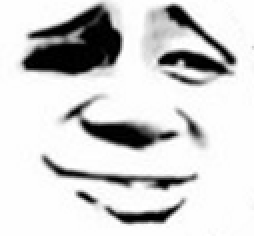
#> input picture ml-on-py-examples/examp-2/resources/face/jgz/awkward.png, 127 x 118 px (shown 2 times larger)
$ python opencv_rotate_test.py --image resources/face/jgz/awkward.png   (older library calls are emulated)
#> lines starting #> are read from the running program, lines starting #| are printed output that depends on the picture; after the words box and inside, x2 and y2 are one past the last pixel; in counts of white or black regions, pixels touching at a corner belong together; long printed decimals are rounded
# -*- coding:utf-8 -*-
#__author__ = 'akers'
# 测试OpenCv图像处理
import argparse
import imutils
import cv2
import numpy
import random
import PIL

import operators.image

# construct the argument parse and parse the arguments
ap = argparse.ArgumentParser()
ap.add_argument("-i", "--image", required=True,
    help="path to the input image")
args = vars(ap.parse_args())

# load the image, convert it to grayscale, blur it slightly,
# and threshold it
image = cv2.imread(args["image"])
#> image is the input picture: shape (118, 127, 3); min 0, max 255, mean 209.8
# 去色，转换成灰度图
gray = cv2.cvtColor(image, cv2.COLOR_BGR2GRAY)

# cv2.imshow("gray", gray)

# cv2.waitKey(0)
# cv2.destroyAllWindows()

# 使用findContours进行轮廓查找
# mode:
#   RETR_EXTERNAL retrieves only the extreme outer contours. It sets hierarchy[i][2]=hierarchy[i][3]=-1 for all the contours.
#   RETR_LIST retrieves all of the contours without establishing any hierarchical relationships.
#   RETR_CCOMP retrieves all of the contours and organizes them into a two-level hierarchy. At the top level, there are external boundaries of the components. At the second level, there are boundaries of the holes. If there is another contour inside a hole of a connected component, it is still put at the top level.
#   RETR_TREE retrieves all of the contours and reconstructs a full hierarchy of nested contours. This full hierarchy is built and shown in the OpenCV contours.c demo.
# method:
#   CV_CHAIN_APPROX_NONE stores absolutely all the contour points. That is, any 2 subsequent points (x1,y1) and (x2,y2) of the contour will be either horizontal, vertical or diagonal neighbors, that is, max(abs(x1-x2),abs(y2-y1))==1.
#   CV_CHAIN_APPROX_SIMPLE compresses horizontal, vertical, and diagonal segments and leaves only their end points. For example, an up-right rectangular contour is encoded with 4 points.
#   CV_CHAIN_APPROX_TC89_L1,CV_CHAIN_APPROX_TC89_KCOS applies one of the flavors of the Teh-Chin chain approximation algorithm. See [TehChin89] for details.
# cnts = cv2.findContours(gray.copy(), cv2.RETR_EXTERNAL, cv2.CHAIN_APPROX_SIMPLE)
# findContours返回一个元组，其第二个成员为轮廓列表
# cnts = cnts[0] if imutils.is_cv2() else cnts[1]

# 画出每条轮廓线
# 轮廓线颜色库，色彩模式是BGR...
# for i,c in enumerate(cnts):
#     cv2.drawContours(image, [c], -1, (0, 255, 0), 1)
#     cv2.imshow("Image", image)
#     cv2.waitKey(0)
# 上面的分析得出一个结论他检测到的轮廓都是图像的大白边，那怎么办呢
# 分成两步
# 1. 把熊猫抠下来
# 2. 对抠下来的熊猫进行轮廓查找

# 为了抠出整个熊猫，先把图片反色：
def inverse_color(image):

    height,width = image.shape
#> height = 118; width = 127
    img2 = image.copy()

    for i in range(height):
        for j in range(width):
            img2[i,j] = (255-image[i,j])
    return img2

inverse_gray = inverse_color(gray)
# [17 lines of commented-out code are left out]
thresh = cv2.threshold(inverse_gray, 0, 255,cv2.THRESH_BINARY+cv2.THRESH_OTSU)[1]
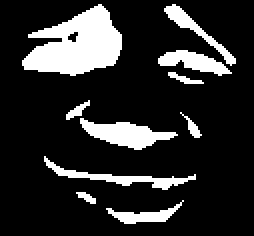
#> thresh: shape (118, 127) (shown 2 times larger); 17% white; 10 white regions
# cv2.imshow("Image thresh", thresh)
# cv2.waitKey(0)

cnts = cv2.findContours(thresh.copy(), cv2.RETR_EXTERNAL, cv2.CHAIN_APPROX_SIMPLE)
#> cnts = 10 contours; largest, box (x1, y1, x2, y2) and area: (11, 2, 61, 38) 1042, (40, 59, 89, 75) 336, (79, 25, 116, 38) 204, (22, 78, 98, 95) 194, (82, 2, 118, 33) 165
cnts = cnts[0] if imutils.is_cv2() else cnts[1]
temp_img = image.copy()
for c in cnts:
    cv2.drawContours(temp_img, [c], -1, (0, 0, 255), 3)
#> this loop made 10 passes
    # cv2.imshow("Image", temp_img)
    # cv2.waitKey(0)
# 完美的轮廓！
# drawContours还有另外一种填充模式可以把轮廓里面上色，例如我们上一个黑色
for c in cnts:
    cv2.drawContours(temp_img, [c], -1, (0, 0, 0), cv2.FILLED)
#> temp_img: shape (118, 127, 3); mean B, G, R 181.2, 181.2, 208.2
    # cv2.imshow("Image filled", temp_img)
    # cv2.waitKey(0)

# 如何再原图上把熊猫抠出来
# 先制作一个熊猫背景的模板，通过再原图上对轮廓进行填充获得形状模板
mask = gray.copy()
for c in cnts:
    cv2.drawContours(mask, [c], -1, (0, 0, 0), cv2.FILLED)
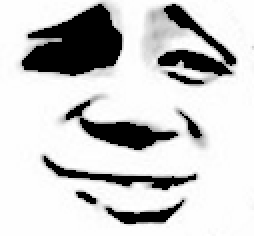
#> mask: shape (118, 127) (shown 2 times larger); min 0, max 255, mean 203
    # cv2.imshow("Image mask", mask)
    # cv2.waitKey(0)

# 将轮廓外的像素涂黑，可以采用图像逻辑运算
# 这里采用异或运算，简单来说就是对图像上每个像素进行异或
# 异或运算：1 xor 1 = 0, 1 xor 0 = 1, 0 xor 0 = 0
gray_thresh = cv2.threshold(gray, 0, 255,cv2.THRESH_BINARY+cv2.THRESH_OTSU)[1]
#> gray_thresh: shape (118, 127); 83% white; 10 black regions
temp_img = cv2.bitwise_xor(mask, gray_thresh)
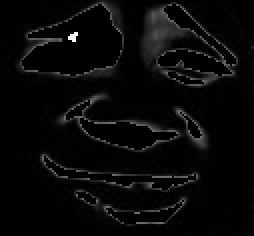
#> temp_img: shape (118, 127) (shown 2 times larger); min 0, max 255, mean 8.7
# cv2.imshow("Image bitwise_and", temp_img)
# cv2.waitKey(0)
# 然后我们再做一次轮廓查找
cnts = cv2.findContours(temp_img.copy(), cv2.RETR_EXTERNAL, cv2.CHAIN_APPROX_SIMPLE)
#> cnts = 1 contour; box (x1, y1, x2, y2) and area: (0, 0, 127, 118) 14726
cnts = cnts[0] if imutils.is_cv2() else cnts[1]
image_contours2 = image.copy()
for c in cnts:
    cv2.drawContours(image_contours2, [c], -1, (random.randint(0, 255), random.randint(0, 255), random.randint(0, 255)), 3)
#> this loop made 1 pass
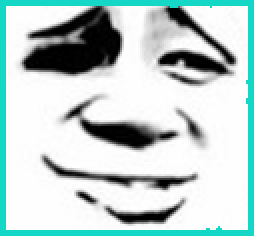
#> image_contours2: shape (118, 127, 3) (shown 2 times larger); 9.68% of pixels changed, all inside (x1, y1, x2, y2) = (0, 0, 127, 118)

# cv2.imshow("image_contours2", image_contours2)

# 看每次的轮廓线，已经可以初步的发现回有包括正中空白区域的轮廓了，只要把它筛选出来就ok
# 尝试按照轮廓大小进行筛选
areas = list()
for i, cnt in enumerate(cnts):
    #cv2.contourArea 计算轮廓的面积大小
    areas.append((i, cv2.contourArea(cnt)))
#> after the loop, areas = [(0, 14726.5)]
#按面积大小，从大到小排序
areas = sorted(areas, key=lambda d: d[1], reverse=True)
print(areas)
#| [(0, 14726.5)]
image_contours_sorted = image.copy()
# cv2.imshow("image_contours_sorted", image_contours_sorted)
for i, are in areas:
    if are < 150:
        continue
    cv2.drawContours(image_contours_sorted, cnts, i, (random.randint(0, 255), random.randint(0, 255), random.randint(0, 255)), 3)
#> this loop made 1 pass
#> are on pass 1: 14726.5
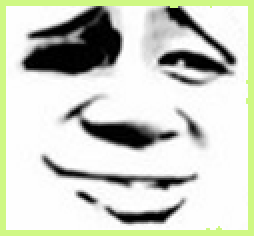
#> image_contours_sorted: shape (118, 127, 3) (shown 2 times larger); 9.68% of pixels changed, all inside (x1, y1, x2, y2) = (0, 0, 127, 118)
    # cv2.imshow("image_contours_sorted", image_contours_sorted)
    # cv2.waitKey(0)

# 然后就可以把最大的轮廓找到囖：
image_contours_max = image.copy()
cv2.drawContours(image_contours_max, cnts, areas[0][0], (random.randint(0, 255), random.randint(0, 255), random.randint(0, 255)), 3)
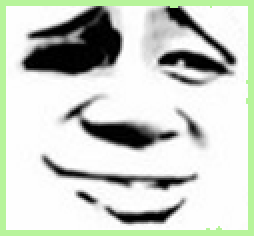
#> image_contours_max: shape (118, 127, 3) (shown 2 times larger); 9.68% of pixels changed, all inside (x1, y1, x2, y2) = (0, 0, 127, 118)
# cv2.imshow("image_contours_max", image_contours_max)
# cv2.waitKey(0)

# 然后，就来确认我们表情图插入的位置了
# opencv提供了一个查找最小外接矩形的函数
# 函数返回的是一个矩形的描述，返回值示例如下：
# (中心点(x,y), 宽高(w,h), 旋转角度)
# 如((78.0, 67.5), (124.0, 115.0), -0.0) 则表示一个中心在78.0, 67.5上，宽124高115，旋转角度为0的矩形
rect = cv2.minAreaRect(cnts[areas[0][0]])
#> rect = ((63, 58.5), (117, 126), -90)
print("minAreaRect:", rect)
#| minAreaRect: ((63.0, 58.5), (117.0, 126.0), -90.0)
# 画出这个矩形
# 通过boxPoints计算出四角坐标，opencv太好了，连换算都省了
box = cv2.boxPoints(rect)
#> box = [[126, 117], [-3.58e-15, 117], [0, 0], [126, 0]]
print("minAreaRect box:", box)
#| minAreaRect box: [[ 1.260000e+02  1.170000e+02]
#|  [-3.582092e-15  1.170000e+02]
#|  [ 0.000000e+00  0.000000e+00]
#|  [ 1.260000e+02  0.000000e+00]]
#画出来看看
color = (100, 255, 100)
# cv2.waitKey(0)
image_min_react = image.copy()
cv2.line(image_min_react, (box[0][0], box[0][1]), (box[1][0], box[1][1]), color, 3)
cv2.line(image_min_react, (box[1][0], box[1][1]), (box[2][0], box[2][1]), color, 3)
cv2.line(image_min_react, (box[2][0], box[2][1]), (box[3][0], box[3][1]), color, 3)
cv2.line(image_min_react, (box[3][0], box[3][1]), (box[0][0], box[0][1]), color, 3)
# cv2.imshow("image_min_react", image_min_react)
# cv2.waitKey(0)

# 整理一下，我们现在有以下的数据了：
# 1. 头像区域的轮廓：
face_area_cnt = cnts[areas[0][0]]
#> face_area_cnt = contour of 27 points, box (x1, y1, x2, y2) (0, 0, 127, 118), area 14726
# 2. 头像区域的最小贴合矩形
rect = cv2.minAreaRect(cnts[areas[0][0]])
# 3. 最小贴合矩形的四角坐标
box = cv2.boxPoints(rect)

# 下一步就是把表情加进来，调整好大小位置，然后放到底图上
face = cv2.imread('D:\\Files\\Projects\\ml\\python\\emofighter\\ml-on-py-examples\\examp-2\\resources\\face\\jgz\\awkward.png')
# 调整到合适的大小
face = cv2.resize(face, (int(rect[1][0]), int(rect[1][1])))
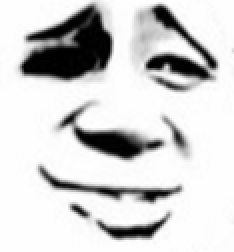
#> face: shape (126, 117, 3) (shown 2 times larger); min 0, max 255, mean 209.7
# cv2.imshow("face: ", face)
# 选取外接矩形的面积
# 这里要注意，opencv的box模型，x坐标最小，y最大的一点为矩形的原点（），顺时针分别是第一、第二、第三顶点，原点与第三顶点连线与过原点的x轴平行线的夹角即为矩形的偏转系数
rs=int(box[1][1])
#> rs = 117
re=int(box[0][1])
#> re = 117
cs=int(box[1][0])
#> cs = 0
ce=int(box[2][0])
#> ce = 0
print("rs:",rs,"re:",re,"cs:",cs,"ce",ce)
#| rs: 117 re: 117 cs: 0 ce 0
image_result1 = image.copy()
roi = image_result1[rs:re, cs:ce]
#> roi = empty array
cv2.imshow("roi: ", roi)
cv2.waitKey(0)
#> (the run stopped early here; a loop or call above may not have finished)

$ run again, with ml-on-py-examples/examp-2/resources/face/jgz/laugth.png copied over ml-on-py-examples/examp-2/resources/face/jgz/awkward.png
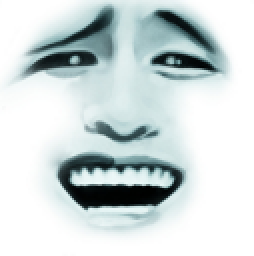
#> input picture ml-on-py-examples/examp-2/resources/face/jgz/laugth.png, 127 x 128 px (shown 2 times larger)
#> image is the input picture: shape (128, 127, 3); mean B, G, R 216.9, 216.4, 206.1
#> `thresh = cv2.threshold(inverse_gray, 0, 255,cv2.THRESH_BINARY+cv2.THRE..`:
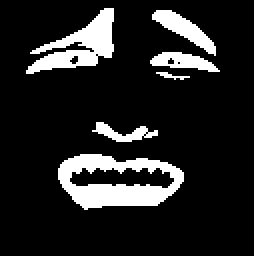
#> thresh: shape (128, 127) (shown 2 times larger); 13.8% white; 6 white regions
#> `cnts = cv2.findContours(thresh.copy(), cv2.RETR_EXTERNAL, cv2.CHAIN_AP..`: cnts = 6 contours, 1 with area under 20; largest, box (x1, y1, x2, y2) and area: (29, 77, 92, 105) 1264, (13, 4, 57, 37) 550, (76, 5, 108, 28) 232, (75, 26, 110, 36) 170, (46, 61, 79, 71) 110
#> the loop `for c in cnts:` made 6 passes
#> gray_thresh: shape (128, 127); 86.2% white; 6 black regions
#> `cnts = cv2.findContours(temp_img.copy(), cv2.RETR_EXTERNAL, cv2.CHAIN_..`: cnts = 5 contours, 4 with area under 20; largest, box (x1, y1, x2, y2) and area: (0, 0, 121, 123) 10732
#> the loop `for c in cnts:` made 5 passes
#> c on passes 1, 2, 3, 5: [[35, 126], [35, 127], [37, 127], [37, 126]], [[31, 126], [31, 127], [33, 127], [33, 126]], [[125, 0], [125, 1], [126, 1], [126, 0]], [[0, 0], [0, 3]]
#> the loop `for i, cnt in enumerate(cnts):` made 5 passes
#> after the loop `for i, cnt in enumerate(cnts):`: areas = [(0, 2), (1, 2), (2, 1), (3, 10732.5), (4, 0)]
#> `areas = sorted(areas, key=lambda d: d[1], reverse=True)`: areas = [(3, 10732.5), (0, 2), (1, 2), (2, 1), (4, 0)]
#| [(3, 10732.5), (0, 2.0), (1, 2.0), (2, 1.0), (4, 0.0)]
#> the loop `for i, are in areas:` made 5 passes
#> image_contours_max: shape (128, 127, 3); 12.75% of pixels changed, all inside (x1, y1, x2, y2) = (0, 0, 123, 125)
#> rect = ((60, 61), (122, 120), -90)
#| minAreaRect: ((60.0, 61.0), (122.0, 120.0), -90.0)
#> box = [[120, 122], [-3.74e-15, 122], [0, 0], [120, 0]]
#| minAreaRect box: [[ 1.200000e+02  1.220000e+02]
#|  [-3.735173e-15  1.220000e+02]
#|  [ 0.000000e+00  0.000000e+00]
#|  [ 1.200000e+02  0.000000e+00]]
#> face_area_cnt = contour of 244 points, box (x1, y1, x2, y2) (0, 0, 121, 123), area 10732
#> `face = cv2.resize(face, (int(rect[1][0]), int(rect[1][1])))`:
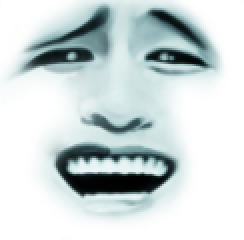
#> face: shape (120, 122, 3) (shown 2 times larger); mean B, G, R 216.8, 216.3, 206
#> rs = 122
#> cs = 0
#| rs: 122 re: 122 cs: 0 ce 0
#> roi = empty array

$ run again, with ml-on-py-examples/examp-2/resources/face/jgz/smail.png copied over ml-on-py-examples/examp-2/resources/face/jgz/awkward.png
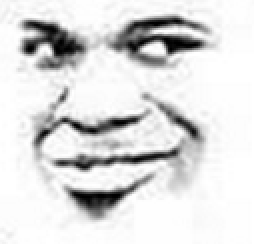
#> input picture ml-on-py-examples/examp-2/resources/face/jgz/smail.png, 127 x 122 px (shown 2 times larger)
#> image is the input picture: shape (122, 127, 3); min 0, max 255, mean 220.5
#> thresh: shape (122, 127); 13.9% white; 11 white regions (4 under 20 px)
#> `cnts = cv2.findContours(thresh.copy(), cv2.RETR_EXTERNAL, cv2.CHAIN_AP..`: cnts = 11 contours, 5 with area under 20; largest, box (x1, y1, x2, y2) and area: (54, 8, 104, 33) 526, (11, 10, 43, 35) 412, (33, 87, 76, 109) 268, (17, 56, 74, 74) 228, (27, 73, 91, 86) 224, (79, 51, 101, 71) 105
#> the loop `for c in cnts:` made 11 passes
#> c on passes 3, 4, 6, 8: [[56, 72], [58, 72]], [[91, 70], [91, 71]], [[26, 53], [27, 54], [27, 53]], [[72, 47], [72, 48], [74, 48], [73, 47]]
#> gray_thresh: shape (122, 127); 86.1% white; 11 black regions (4 under 20 px)
#> `cnts = cv2.findContours(temp_img.copy(), cv2.RETR_EXTERNAL, cv2.CHAIN_..`: cnts = 8 contours, 7 with area under 20; largest, box (x1, y1, x2, y2) and area: (0, 0, 127, 122) 14198
#> the loop `for c in cnts:` made 8 passes
#> c on passes 1, 2, 7: [[114, 85], [114, 90], [116, 90], [116, 85]], [[114, 81], [114, 83], [116, 83], [116, 81]], [[111, 30], [111, 31], [113, 31], [113, 30]]
#> the loop `for i, cnt in enumerate(cnts):` made 8 passes
#> after the loop `for i, cnt in enumerate(cnts):`: areas = [(0, 10), (1, 4), (2, 8.5), (3, 9.5), (4, 7.5), (5, 6.5), (6, 2), (7, 14198)]
#> `areas = sorted(areas, key=lambda d: d[1], reverse=True)`: areas = [(7, 14198), (0, 10), (3, 9.5), (2, 8.5), (4, 7.5), (5, 6.5), (1, 4), (6, 2)]
#| [(7, 14198.0), (0, 10.0), (3, 9.5), (2, 8.5), (4, 7.5), (5, 6.5), (1, 4.0), (6, 2.0)]
#> the loop `for i, are in areas:` made 8 passes
#> image_contours_max: shape (122, 127, 3); 13.9% of pixels changed, all inside (x1, y1, x2, y2) = (0, 0, 127, 122)
#> rect = ((63, 60.5), (121, 126), -90)
#| minAreaRect: ((63.000, 60.500), (121.000, 126.000), -90.0)
#> box = [[126, 121], [-3.7e-15, 121], [0, 0], [126, 0]]
#| minAreaRect box: [[ 1.25999985e+02  1.20999985e+02]
#|  [-3.70455619e-15  1.20999985e+02]
#|  [ 0.00000000e+00  0.00000000e+00]
#|  [ 1.25999985e+02  0.00000000e+00]]
#> face_area_cnt = contour of 94 points, box (x1, y1, x2, y2) (0, 0, 127, 122), area 14198
#> `face = cv2.resize(face, (int(rect[1][0]), int(rect[1][1])))`:
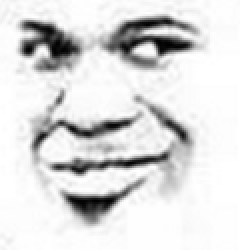
#> face: shape (125, 120, 3) (shown 2 times larger); min 0, max 255, mean 220.4
#> rs = 120
#> cs = 0
#| rs: 120 re: 120 cs: 0 ce 0
#> roi = empty array
